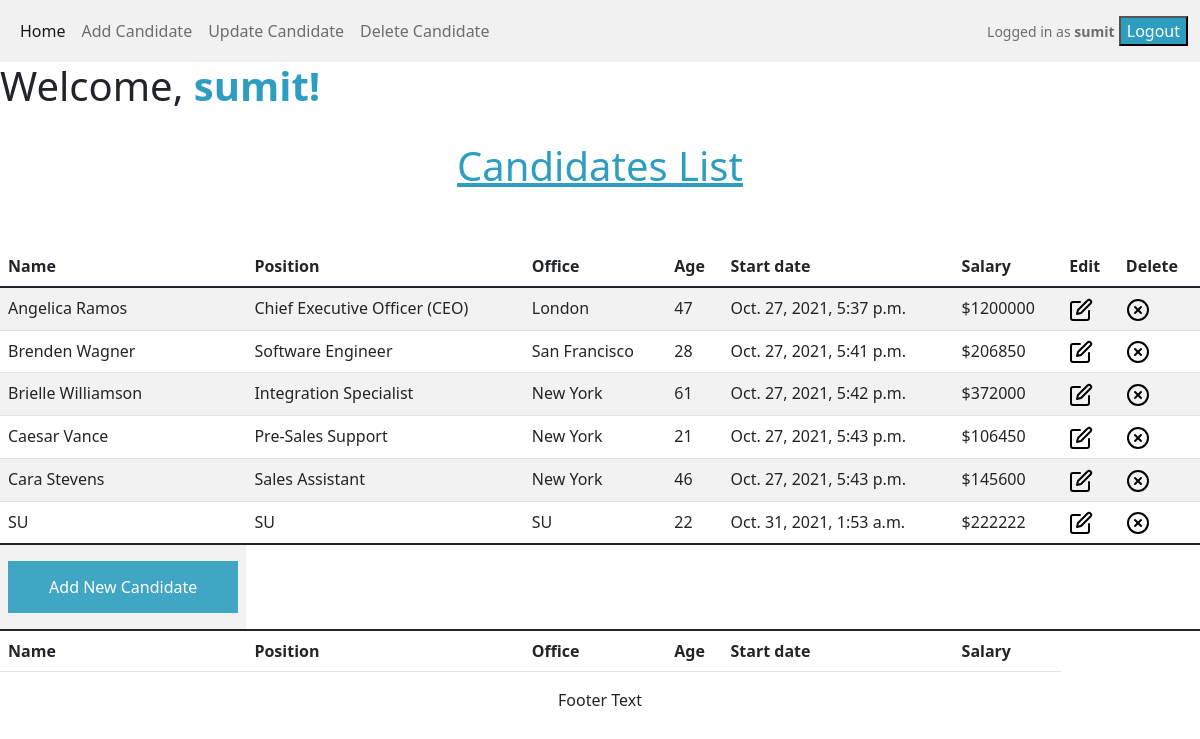
The app's page / (signed in) with its own data.
### users/models.py (models this page shows, shortened)
class Candidate(models.Model):
    user     = models.ForeignKey(User,on_delete=models.SET_NULL,blank=True,null=True)
    name     =  models.CharField(max_length=200)
    position =  models.CharField(max_length=200,null=True,blank=True)
    office   =  models.CharField(max_length=200,null=True,blank=True)
    age      =  models.IntegerField(null=True,blank=True)
    salary   =  models.IntegerField(null=True,blank=True)
    created  =  models.DateTimeField(auto_now_add=True)
    id       =  models.UUIDField(default=uuid.uuid4,unique=True,primary_key=True,editable=False)

### users/views.py (the view)
# urls.py: path('',views.candidates,name='candidates'),
def candidates(request):
    if request.user.is_authenticated:
        candidates = request.user.candidate_set.all()
    else:
        candidates = Candidate.objects.all()
    context={'candidates':candidates}
    return render(request,'users/candidates.html',context)

### users/templates/users/candidates.html
{% extends 'main.html' %}
{% block content %}
{% load static %}
<div class="row">
    <div class="col-6">
        {% if request.user.is_authenticated %}
            <h1>Welcome, <b style="color: rgb(46, 158, 192);">{{request.user.username}}!</b></h1>
        {% else %}
            <h1>No User Logon, Please Login</h1>
        {% endif %}
    </div>
</div>
<br>
<div class="row">
    <div class="col-12">
        <h1 style="text-align: center; color: rgb(46, 158, 192);"><u>{% if request.user.is_authenticated == False %}All {% endif %}Candidates List</u></h1>
    </div>
</div>
<br>
<br>
<div class="table-responsive">
    <table class='table table-striped table-hover' id="example" class="display" style="width:100%">
        <thead>
            <tr>
                <th>Name</th>
                <th>Position</th>
                <th>Office</th>
                <th>Age</th>
                <th>Start date</th>
                <th>Salary</th>
                {% if request.user.is_authenticated %}
                <th>Edit</th>
                <th>Delete</th>
                {% endif %}
            </tr>
        </thead>
        <tbody>
            {% for item in candidates %}
            <tr>
                <td>{{ item.name }}</td>
                <td>{{ item.position }}</td>
                <td>{{ item.office }}</td>
                <td>{{ item.age }}</td>
                <td>{{ item.created }}</td>
                <td>${{ item.salary }}</td>
                {% if request.user.is_authenticated %}
                <td><a href="{% url 'candidate-update' item.id %}"><img src="{% static 'images/icon/edit.svg' %}" alt=""></a></td>
                <td><a href="{% url 'candidate-delete' item.id %}"><img src="{% static 'images/icon/x-circle.svg' %}" alt=""></a></td>
                {% endif %}
            </tr>
            {% endfor %}
        </tbody>
        <tfoot>
            <tr>
                <th>Name</th>
                <th>Position</th>
                <th>Office</th>
                <th>Age</th>
                <th>Start date</th>
                <th>Salary</th>
            </tr>
        </tfoot>
        {% if request.user.is_authenticated %}
        <div>
            <th><a href="{% url 'candidate-add' %}"><button style="background-color: rgb(46, 158, 192); color: white;">Add New Candidate</button></th></a>
        </div>
        {% endif %}
    </table>
</div>
{% endblock content %}

### templates/main.html (shortened to what this page needs)
<!DOCTYPE html>
{% load static %}
<html lang="en">
<head>
  <link href="https://cdn.jsdelivr.net/npm/bootstrap@5.1.3/dist/css/bootstrap.min.css" rel="stylesheet">
  <link rel="stylesheet" href="https://cdn.datatables.net/1.11.3/css/jquery.dataTables.min.css">
  <link rel="stylesheet" href="{% static 'styles/style.css' %}">
</head>
<body>
    {% include 'navbar.html' %}
{% block content %}
{%  endblock content %}
<footer class="container-fluid text-center">
    <p>Footer Text</p>
  </footer>
</body>
</html>

### templates/navbar.html
<nav class="navbar navbar-expand-lg navbar-light " style="background-color: #f1f1f1;">
    <div class="container-fluid">
      <div class="collapse navbar-collapse" id="navbarText">
        <ul class="navbar-nav me-auto mb-2 mb-lg-0">
          <li class="nav-item">
            <a class="nav-link active" aria-current="page" href="{% url 'candidates' %}">Home</a>
          </li>
          <li class="nav-item">
            <a class="nav-link" href="{% url 'candidate-add' %}">Add Candidate</a>
          </li>
          <li class="nav-item">
            <a class="nav-link" href="#">Update Candidate</a>
          </li>
          <li class="nav-item">
            <a class="nav-link" href="#">Delete Candidate</a>
          </li>
        </ul>
        <span class="navbar-text">
            {% if request.user.is_authenticated %}
            <small>Logged in as <b>{{ request.user.username }}</b></small>
                <a href="{% url 'logout' %}"><input type="button" value="Logout" style="background-color: rgb(46, 158, 192);color: white;"></a>
            {% else %}
                <a href="{% url 'login' %}"><input type="button" value="Login" style="background-color: rgb(46, 158, 192);color: white;"></a>
            {% endif %}
        </span>
      </div>
    </div>
  </nav>

### static/styles/style.css (style rules this page uses)
* { box-sizing: border-box }
button { background-color: rgb(46, 158, 192); color: white; padding: 14px 20px; margin: 8px 0; border: none; cursor: pointer; width: 100%; opacity: 0.9; }

### records on screen
Candidate: name "Angelica Ramos", position "Chief Executive Officer (CEO)", office "London", age "47", created "Oct. 27, 2021, 5:37 p.m.", salary "1200000"
Candidate: name "Brenden Wagner", position "Software Engineer", office "San Francisco", age "28", created "Oct. 27, 2021, 5:41 p.m.", salary "206850"
Candidate: name "Brielle Williamson", position "Integration Specialist", office "New York", age "61", created "Oct. 27, 2021, 5:42 p.m.", salary "372000"
Candidate: name "Caesar Vance", position "Pre-Sales Support", office "New York", age "21", created "Oct. 27, 2021, 5:43 p.m.", salary "106450"
Candidate: name "Cara Stevens", position "Sales Assistant", office "New York", age "46", created "Oct. 27, 2021, 5:43 p.m.", salary "145600"
Candidate: name "SU", position "SU", office "SU", age "22", created "Oct. 31, 2021, 1:53 a.m.", salary "222222"

### other values on screen
{{ request.user.username }} "sumit"
